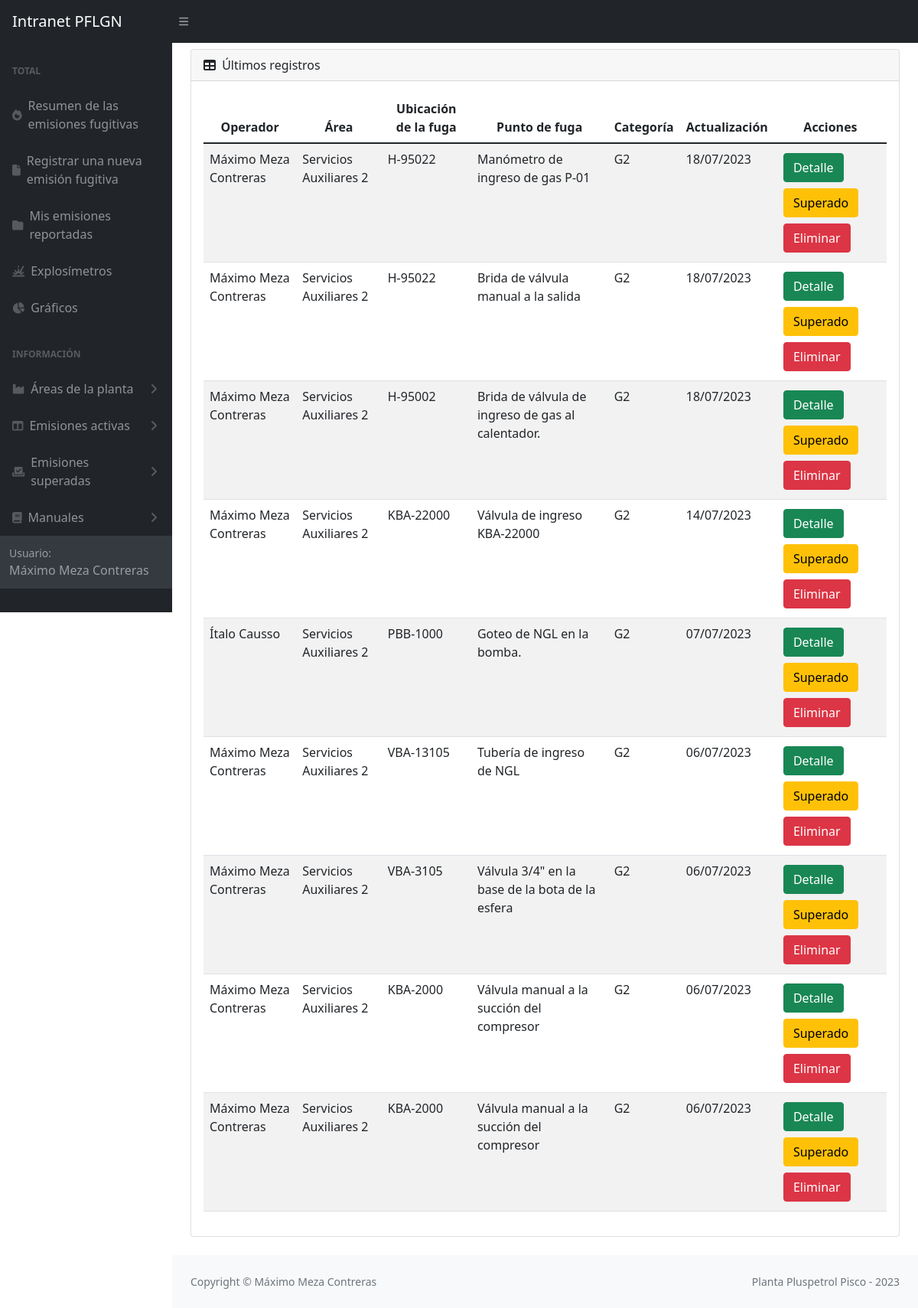
The app's page /listaEmisionesG2/ (signed in), older data.
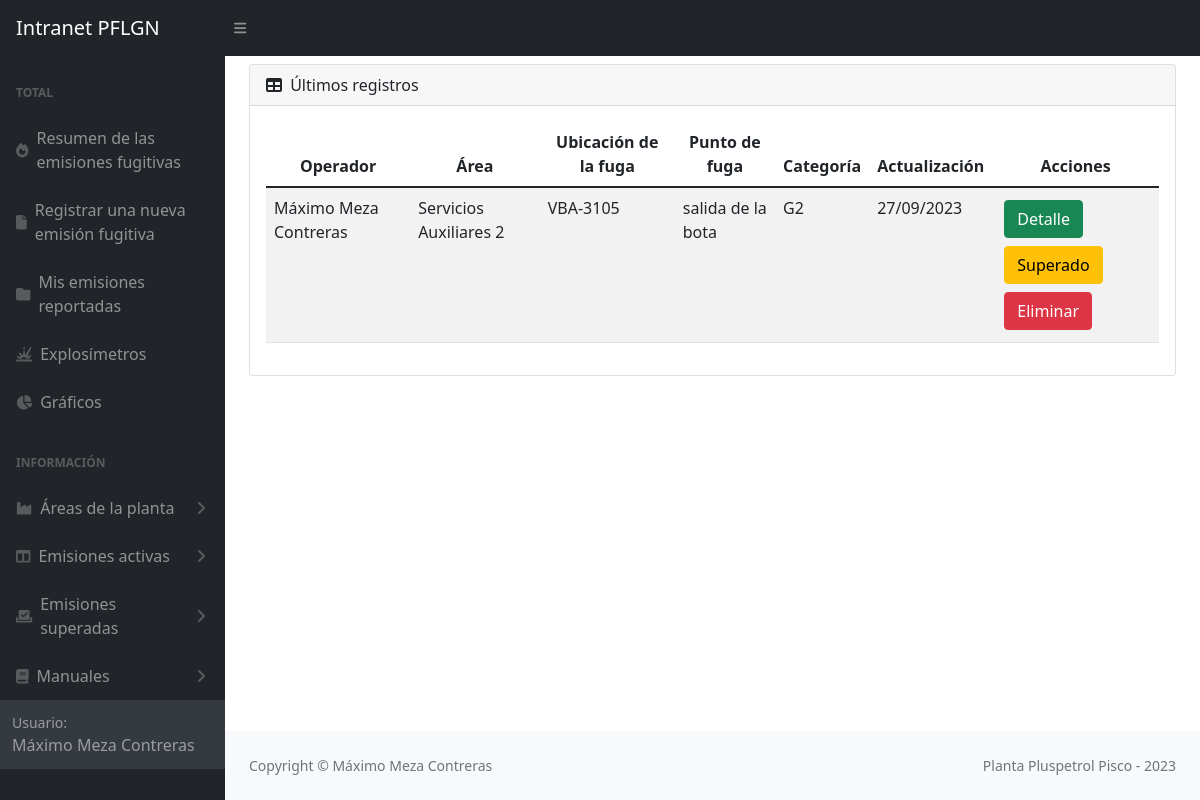
The same page, newer data.
### emisiones/models.py (models this page shows, shortened)
class Emision(models.Model):
    site = models.CharField(max_length=20, choices=SITE_CHOICES, default='Pisco')
    yacimiento = models.CharField(max_length=100, choices=YACIMIENTO_CHOICES, default='Pisco')
    area = models.CharField(max_length=100)
    sistema = models.CharField(max_length=100)
    ubicacion = models.TextField(max_length=200)
    fuga = models.TextField(max_length=300)
    fluido = models.CharField(max_length=100)
    sustancia = models.CharField(max_length=100)
    componente = models.CharField(max_length=100)
    instalacion = models.CharField(max_length=100)
    tamAccesorio = models.CharField(max_length=100)
    medicion = models.PositiveIntegerField()
    medicion15 = models.CharField(max_length=100)
    presion = models.CharField(max_length=100)
    ciclado = models.CharField(max_length=50)
    ignicion = models.CharField(max_length=50)
    localizacion = models.CharField(max_length=50)
    usuario = models.ForeignKey(User, on_delete=models.SET_NULL, null=True)
    fechaReporte = models.DateField()
    updated_at = models.DateTimeField(null=True)
    created_at = models.DateField(auto_now_add=True,null=True)
    emisionSuperada = models.BooleanField(default=False)
    FCF = models.PositiveSmallIntegerField(null=True)
    categoria = models.CharField(max_length=10, null=True)
    imagen = models.ImageField(upload_to='imagenesEmisiones', null=True)

### emisiones/views.py (the view)
# urls.py: path('listaEmisionesG2/', views.listaEmisionesG2, name='listaEmisionesG2'),
@login_required
def listaEmisionesG2(request):
    Emisiones = Emision.objects.filter(categoria='G2').order_by('-updated_at')
    return render (request, 'activaG2Emisiones.html',{'Emisiones' : Emisiones})

### emisiones/templates/activaG2Emisiones.html (shortened to what this page needs)
{% extends 'partials/_barraLateralEmisiones.html' %}
{% block content %}
<div class="container mt-2">
    <main>
        <div class="card mb-4">
            <div class="card-header">
                <i class="fas fa-table me-1"></i>
                Últimos registros
            </div>
            <div class="card-body">
                <table class="table table-striped table-responsive" id="datatablesSimple">
                    <thead>
                        <tr>
                            <th>Operador</th>
                            <th>Área</th>
                            <th>Ubicación de la fuga</th>
                            <th>Punto de fuga</th>
                            <th>Categoría</th>
                            <th>Actualización</th>
                            <th>Acciones</th>
                        </tr>
                    </thead>
                    <tbody>
                        {% for Emision in Emisiones %}
                        <tr>
                            <td>{{Emision.usuario.first_name}} {{Emision.usuario.last_name}} </td>
                            <td>{{Emision.area}}</td>
                            <td>{{Emision.ubicacion}}</td>
                            <td>{{Emision.fuga}}</td>
                            <td>{{Emision.categoria}}</td>
                            <td>{{Emision.created_at|date:'d/m/Y'}}</td>
                            <td>
                                <button type="button" class="btn btn-success m-1"><a style="color: white; text-decoration:none"  href="{% url 'detalleEmisiones' Emision.id %}">Detalle</a></button>
                                <button type="button" class="btn btn-warning m-1"><a style="color: black; text-decoration:none"  href="#">Superado</a></button>
                                <form id='formEliminarEmision' action="{% url 'eliminarEmisiones' Emision.id %}" method="post">
                                    <button type="button" class="btn btn-danger m-1"><a style="color: white; text-decoration:none"  href="{% url 'eliminarEmisiones' Emision.id %}">Eliminar</a></button>
                                </form>
                            </td>
                        </tr>
                        {% empty %}
                            <td colspan="7">No tiene registros</td>
                        {% endfor %}
                    </tbody>
                </table>
            </div>
        </div>
    </main>
{% endblock %}

Row changes from the older to the newer data that the page shows:
removed Emision: usuario.first_name "Máximo", usuario.last_name "Meza Contreras", area "Servicios Auxiliares 2", ubicacion "H-95022", fuga "Manómetro de ingreso de gas P-01", categoria "G2", created_at "18/07/2023"
removed Emision: usuario.first_name "Máximo", usuario.last_name "Meza Contreras", area "Servicios Auxiliares 2", ubicacion "H-95022", fuga "Brida de válvula manual a la salida", categoria "G2", created_at "18/07/2023"
removed Emision: usuario.first_name "Máximo", usuario.last_name "Meza Contreras", area "Servicios Auxiliares 2", ubicacion "H-95002", fuga "Brida de válvula de ingreso de gas al calentador.", categoria "G2", created_at "18/07/2023"
removed Emision: usuario.first_name "Máximo", usuario.last_name "Meza Contreras", area "Servicios Auxiliares 2", ubicacion "KBA-22000", fuga "Válvula de ingreso KBA-22000", categoria "G2", created_at "14/07/2023"
removed Emision: usuario.first_name "Ítalo", usuario.last_name "Causso", area "Servicios Auxiliares 2", ubicacion "PBB-1000", fuga "Goteo de NGL en la bomba.", categoria "G2", created_at "07/07/2023"
removed Emision: usuario.first_name "Máximo", usuario.last_name "Meza Contreras", area "Servicios Auxiliares 2", ubicacion "VBA-13105", fuga "Tubería de ingreso de NGL", categoria "G2", created_at "06/07/2023"
removed Emision: usuario.first_name "Máximo", usuario.last_name "Meza Contreras", area "Servicios Auxiliares 2", ubicacion "VBA-3105", fuga "Válvula 3/4\" en la base de la bota de la esfera", categoria "G2", created_at "06/07/2023"
removed Emision: usuario.first_name "Máximo", usuario.last_name "Meza Contreras", area "Servicios Auxiliares 2", ubicacion "KBA-2000", fuga "Válvula manual a la succión del compresor", categoria "G2", created_at "06/07/2023"
removed Emision: usuario.first_name "Máximo", usuario.last_name "Meza Contreras", area "Servicios Auxiliares 2", ubicacion "KBA-2000", fuga "Válvula manual a la succión del compresor", categoria "G2", created_at "06/07/2023"
added Emision: usuario.first_name "Máximo", usuario.last_name "Meza Contreras", area "Servicios Auxiliares 2", ubicacion "VBA-3105", fuga "salida de la bota", categoria "G2", created_at "27/09/2023"
